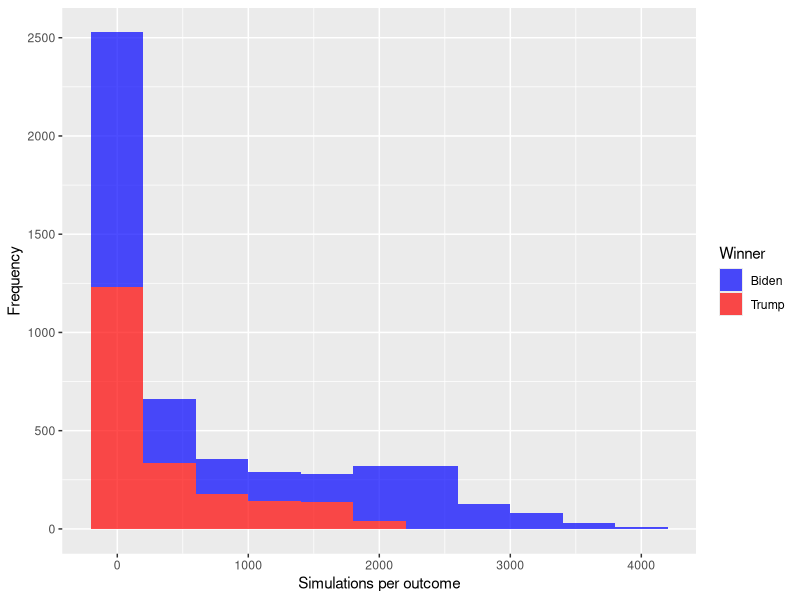

Write the R code that produced this figure.
library(readr)
library(dplyr)
library(ggplot2)


df <- read_csv("electoral_college_vs_popvote_oct28.csv")
df$cycle <- NULL
df$branch <- NULL
df$model <- NULL
df$candidate_3rd <- NULL
df$ecwin_3rd <- NULL
df$timestamp <- NULL
df$modeldate <- as.Date(df$modeldate, format = "%m/%d/%Y")
df <- rename(df, "Date" = "modeldate",
             "Incumbent" = "candidate_inc",
             "Challenger" = "candidate_chal", 
             "LB popular vote" = "lower_bin_text",
             "UB popular vote" = "upper_bin_text", 
             "Trump wins EC" = "ecwin_inc",
             "Biden wins EC" = "ecwin_chal",
             "Nobody wins EC" = "ecwin_nomajority", 
             "Trump EC votes" = "total_ev_inc",
             "LB Trump EC votes" = "ev_inc_lo", 
             "UB Trump EC votes" = "ev_inc_hi",
             "Biden EC votes" = "total_ev_chal",
             "LB Biden EC votes" = "ev_chal_lo",
             "UB Biden EC votes" = "ev_chal_hi",
             "Num sims" = "count",
             "Total sims" = "simulations")

df$winner <- df$`Trump wins EC` > 0.5
df$winner <- as.numeric(df$winner)
df$winner <- as.character(df$winner)
df$winner[df$winner == 1] <- "Trump"
df$winner[df$winner == 0] <- "Biden"
df$winner <- factor(df$winner)

p <- qplot(`Num sims`,
      data = df, 
      geom = "histogram",
      binwidth = 400,
      fill = winner)

p <- p + scale_fill_manual(
  values = alpha(c("blue", "red"), .7),
  name = "Winner")

p <- p + xlab("Simulations per outcome")
p <- p + ylab("Frequency")
p
